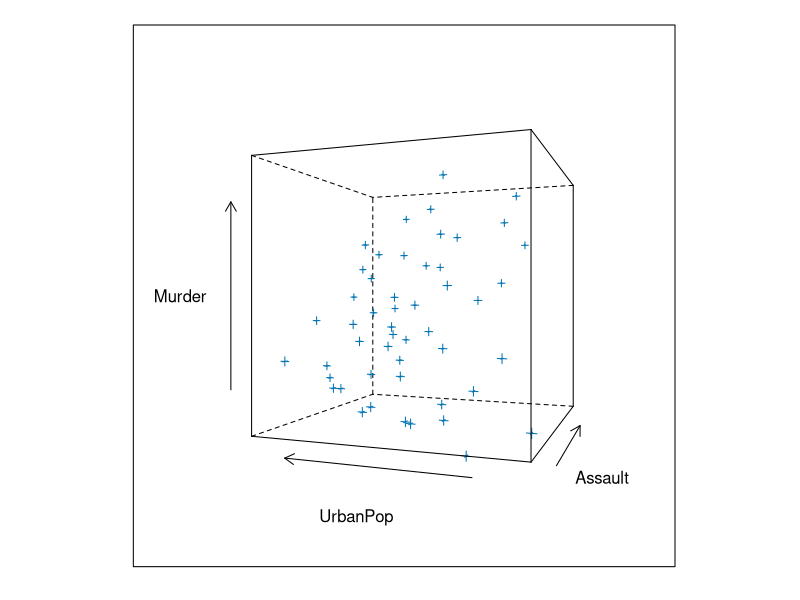
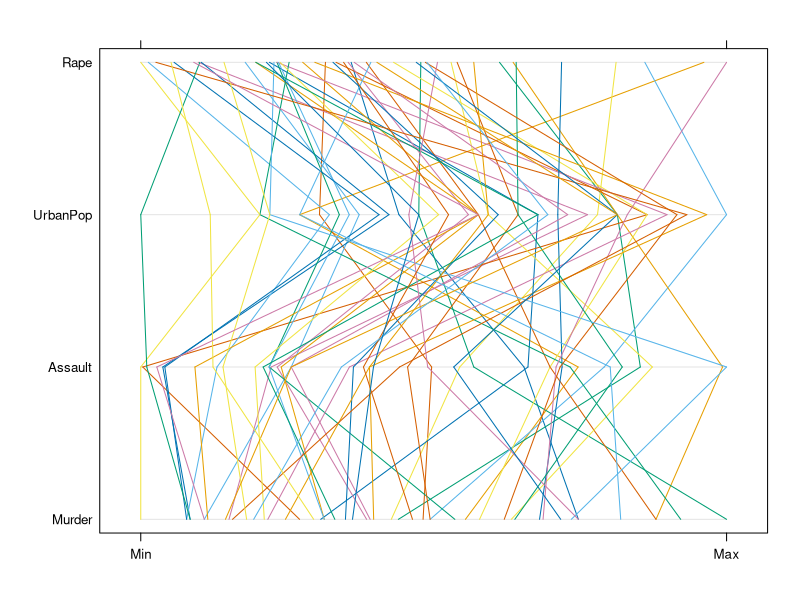
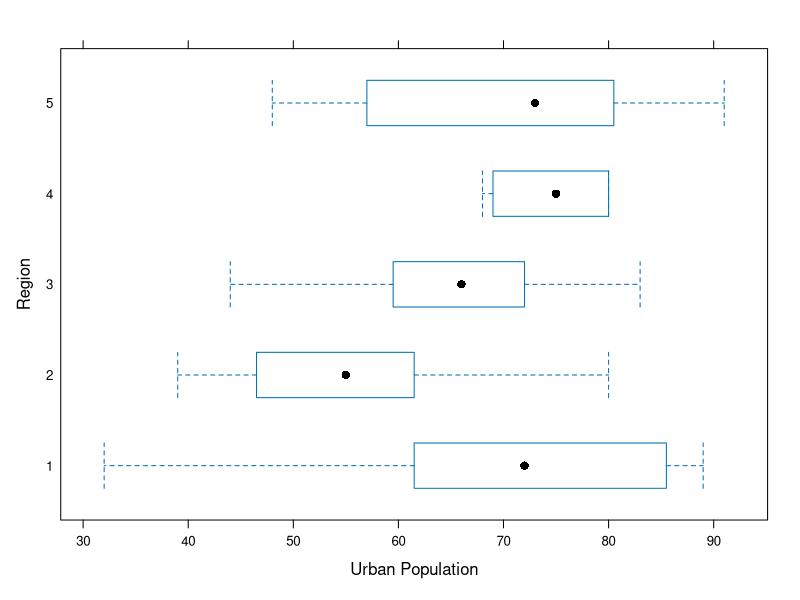
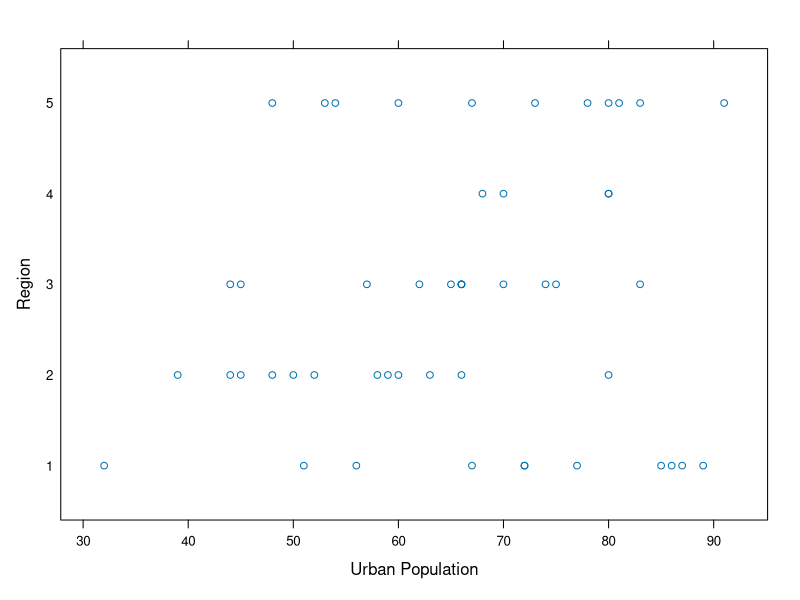
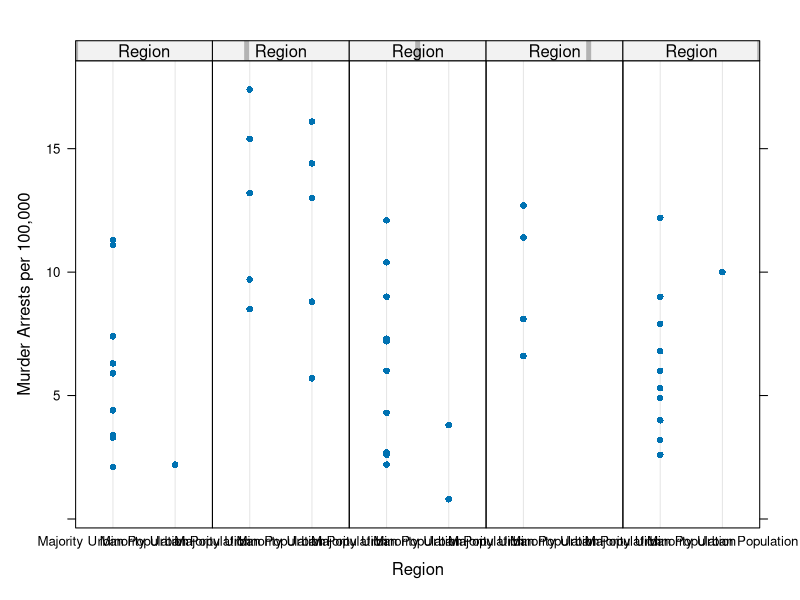
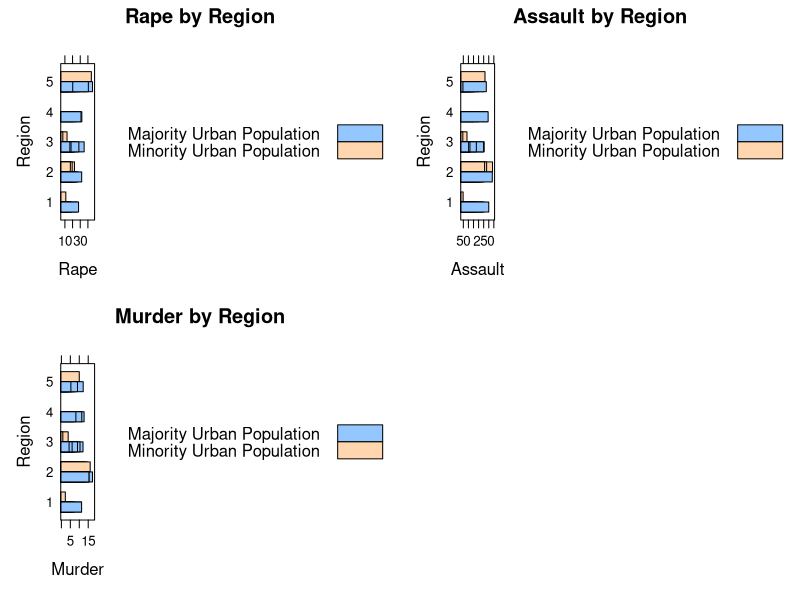
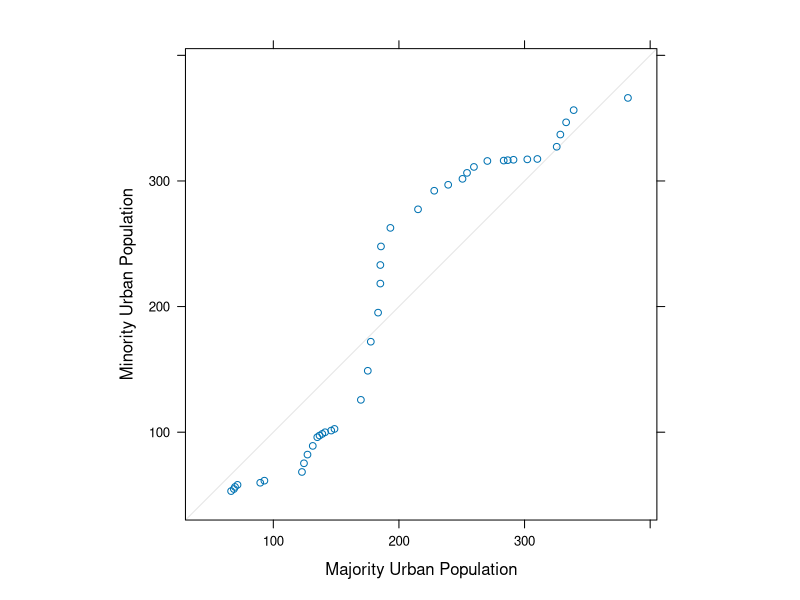
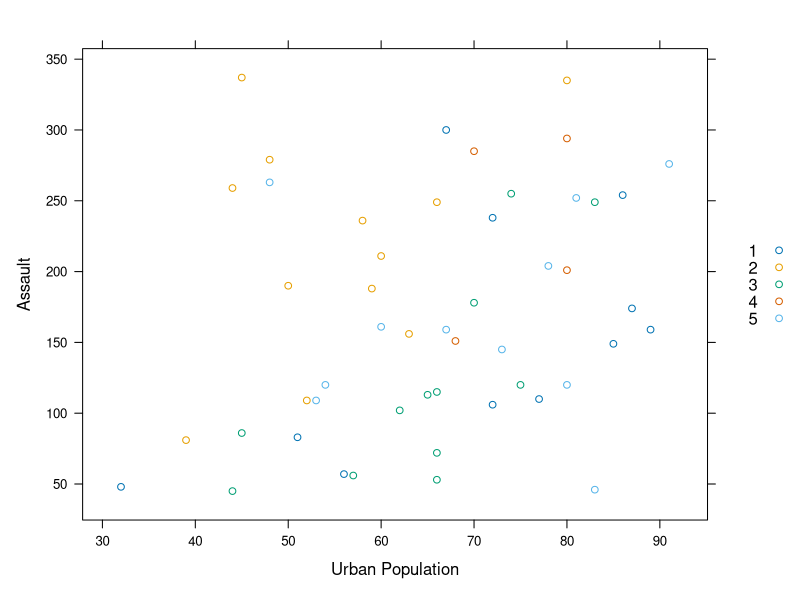

Write R code to recreate these figures, in order.
## ---- chunk 1

library('dplyr')
library('lattice')
library('ggplot2')

knitr::opts_chunk$set(echo = TRUE)

USArrests_NE <- USArrests[c("Maine", "New Hampshire", "Massachusetts", "Vermont", "Rhode Island", "Connecticut", "New York", "New Jersey", "Pennsylvania", "Delaware", "Maryland"), ]
USArrests_NE <- mutate(USArrests_NE, Region = 1)

USArrests_SE <- USArrests[c("Virginia", "West Virginia", "Kentucky", "Tennessee", "North Carolina", "South Carolina", "Arkansas", "Mississippi", "Alabama", "Georgia", "Louisiana", "Florida"), ]
USArrests_SE <- mutate(USArrests_SE, Region = 2)

USArrests_MW <- USArrests[c("Ohio", "Michigan", "Indiana", "Illinois", "Wisconsin", "Iowa", "Missouri", "Minnesota", "Kansas", "Nebraska", "South Dakota", "North Dakota"), ]
USArrests_MW <- mutate(USArrests_MW, Region = 3)

USArrests_SW <- USArrests[c("Oklahoma", "Texas", "New Mexico", "Arizona"), ]
USArrests_SW <- mutate(USArrests_SW, Region = 4)

USArrests_W <- USArrests[c("Montana", "Wyoming", "Colorado", "Utah", "Idaho", "Washington", "Oregon", "Nevada", "California", "Hawaii", "Alaska"), ]

USArrests_W <- mutate(USArrests_W, Region = 5)

USArrests_Region <- rbind(USArrests_NE, USArrests_SE, USArrests_MW, USArrests_SW, USArrests_W)

USArrests_TC <- mutate(USArrests_Region, Total_Crime = rowSums(USArrests_Region[c(1,2,4)]))

UP_quartiles <- summary(USArrests_TC$UrbanPop)

USArrests_UPQ1 <- filter(USArrests_TC, UrbanPop>0, UrbanPop<=50)%>%
                  mutate(UrbanPop_Quartile = "Minority Urban Population")

USArrests_UPQ2 <- filter(USArrests_TC, UrbanPop>50, UrbanPop<=100)%>%
                  mutate(UrbanPop_Quartile = "Majority Urban Population")

USArrests_Final <- rbind(USArrests_UPQ1, USArrests_UPQ2)

## ---- chunk 2
head(USArrests)
head(USArrests_Final)
## ---- chunk 3
# used to show the relationship between 3 variables
# ~ usually specifies y ~ x or "y as a function of x"
# cloud requires a formula in the form of z ~ x * y

cloud(Murder ~ Assault * UrbanPop, data = USArrests,
      screen = list(x = -90, y = 70), distance = .4, zoom = .7)

## ---- chunk 4
# used for comparing many variables and seeing relationships between them
# each line represents a stat
# easy to put together, & get quick feel for data

parallelplot(USArrests)
## ---- chunk 5
# box plots can displayed to easily compare groups of univariate data

bwplot(Region ~ UrbanPop, data = USArrests_Region,
       xlab = "Urban Population", ylab = "Region")

## ---- chunk 6
# strip plots are used for displaying univariate data (one variable)
# lattice makes simple plots like this fast and easy

stripplot(Region ~ UrbanPop, data = USArrests_Region,
          xlab = "Urban Population", ylab = "Region")

## ---- chunk 7
# dot plots are commonly used for multivariate data.
# lattice makes it easy to sort data into groups
#   numeric values of y are graphed against qualitative levels of x
# aesthetics are difficult to manipulate

dotplot(Murder ~ UrbanPop_Quartile| Region, data = USArrests_Final,
        layout = c(5,1),
        xlab = "Region", ylab = "Murder Arrests per 100,000")

# another possible dot plot example? 
# dotplot(Region ~ UrbanPop, data = USArrests_Region,
#          xlab = "Urban Population", ylab = "Region")

## ---- chunk 8
# example of small multiple plots
# bar charts can be used for both univariate and multivariate data

A <- barchart(Region ~ Assault,  data = USArrests_Final,
         groups = UrbanPop_Quartile,
         auto.key = TRUE,
         main = "Assault by Region",
         xlab = "Assault",
         ylab = "Region")
R <- barchart(Region ~ Rape,  data = USArrests_Final,
         groups = UrbanPop_Quartile,
         auto.key = TRUE,
         main = "Rape by Region",
         xlab = "Rape",
         ylab = "Region")
M <- barchart(Region ~ Murder,  data = USArrests_Final,
         groups = UrbanPop_Quartile,
         auto.key = TRUE,
         main = "Murder by Region",
         xlab = "Murder",
         ylab = "Region")

print(R, split = c(1, 1, 2, 2), more = TRUE)
print(A, split = c(2, 1, 2, 2), more = TRUE)
print(M, split = c(1, 2, 2, 2), more = FALSE)

## ---- chunk 9
# two sample quantile plots are used to determine if two data sets come from a population with a simlar distribution
# this example illustrates how to use the qq function

# Total Crime rates from Minority Urban and Majority Urban Populations
#   given the a limited number of observations for each variable, actual quantiles have not been calculated or graphed against each other
#   thus no conclusions can be drawn

qq(UrbanPop_Quartile ~ Total_Crime, 
   aspect = 1, 
   data = USArrests_Final,
   subset = (UrbanPop_Quartile == "Majority Urban Population" | UrbanPop_Quartile == "Minority Urban Population"))
## ---- chunk 10

xyplot(Assault ~ UrbanPop,
       group=Region,             
       data=USArrests_Final, 
       xlab="Urban Population", 
       auto.key = TRUE          # add legend 
       # sub =                  # add subtitle to each graph
       # main =                 # set main title
       )

## ---- chunk 11
xy_ggplot <- ggplot(
  data=USArrests_Final, 
  mapping=aes(
    x=UrbanPop,
    y=Assault
  )
) 

xy_ggplot <- xy_ggplot + 
  geom_point(aes(color=Region)) + 
  labs(x="Urban Population", y="Assault")

xy_ggplot
